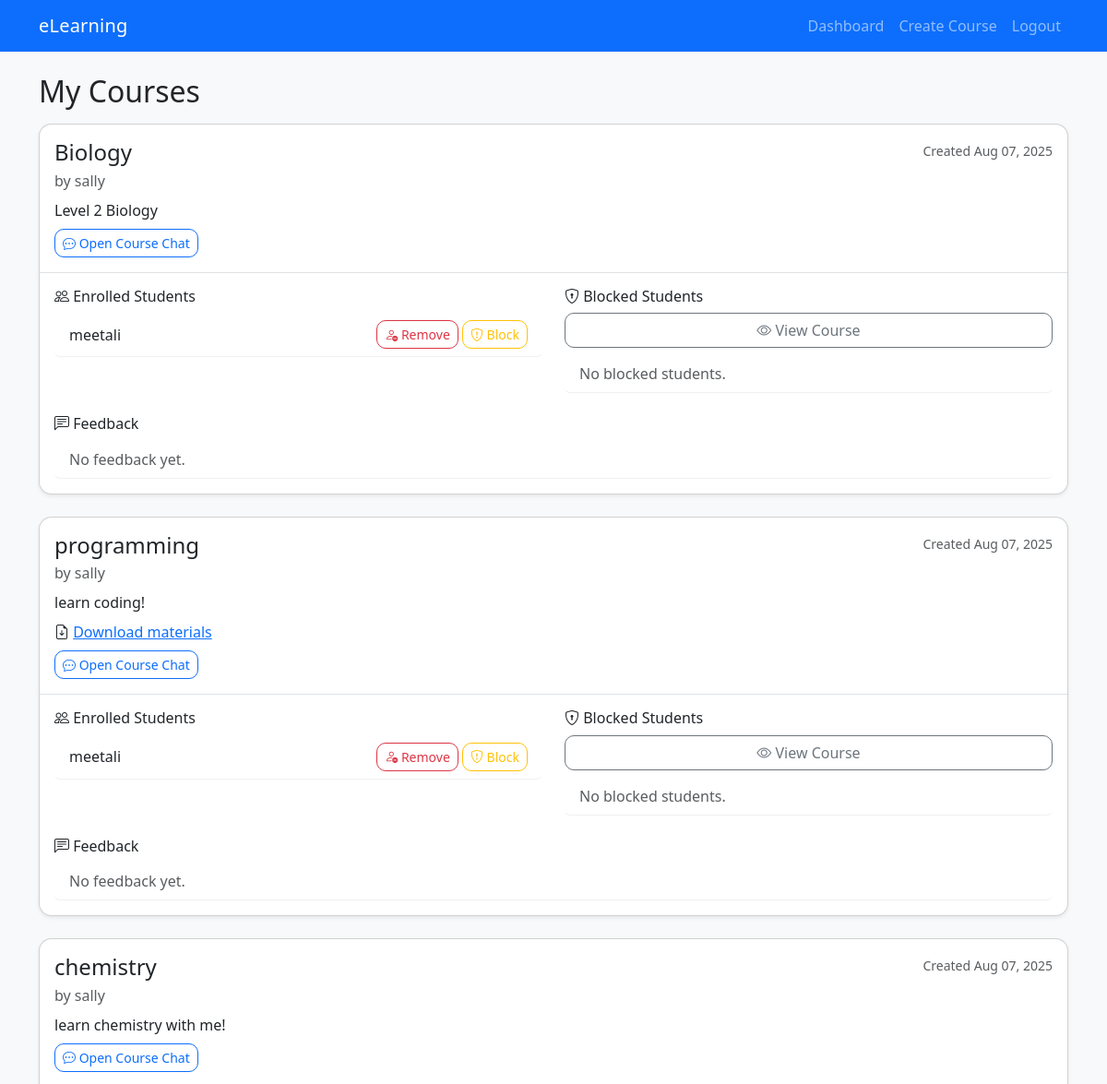
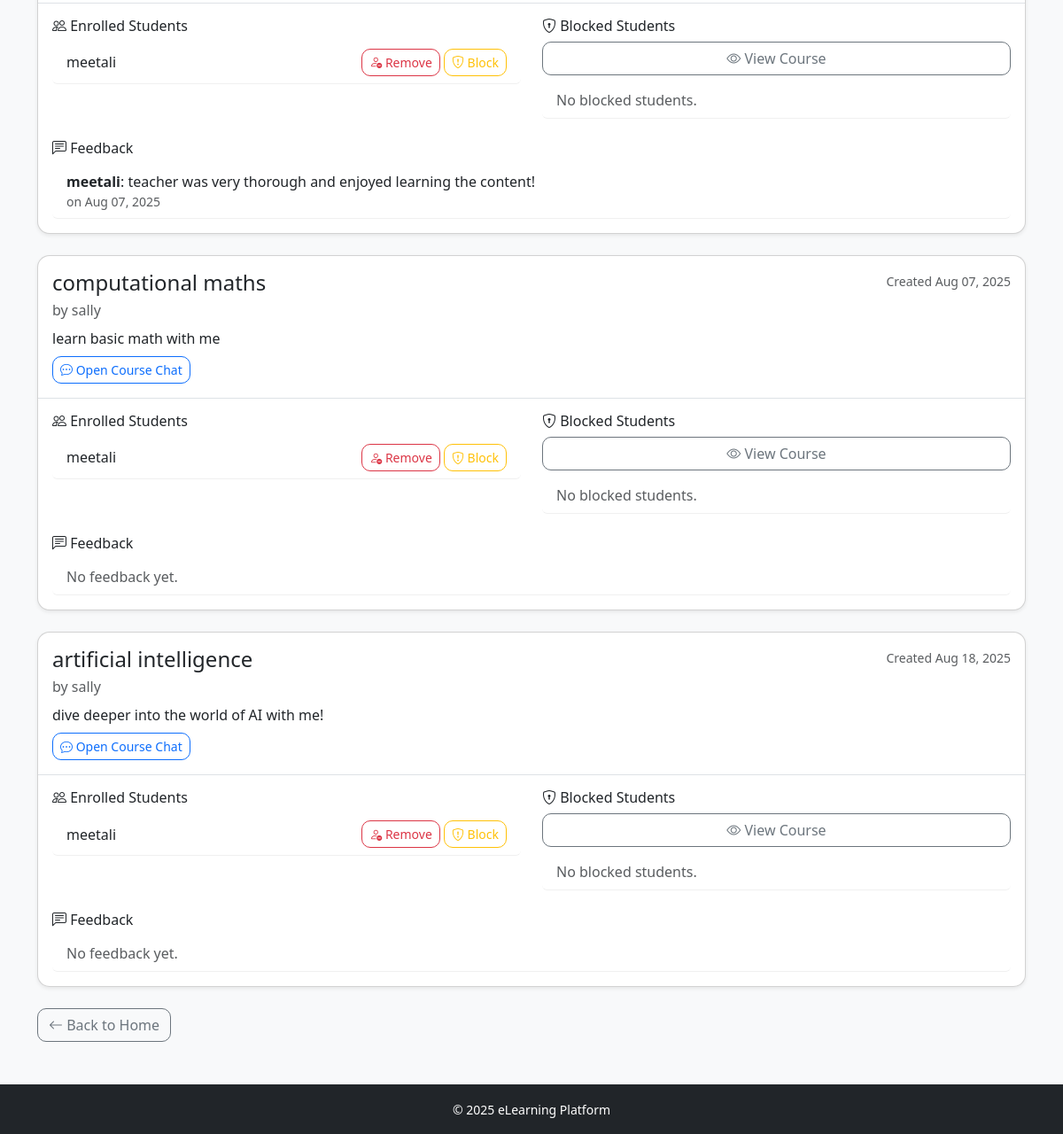
Screenshot of /courses/my/ (signed in) with the database file from the repository (2 pictures, top to bottom).
### core/models.py (models this page shows, shortened)
class Course(models.Model):
    title = models.CharField(max_length=200)
    description = models.TextField()
    teacher = models.ForeignKey(User, on_delete=models.CASCADE, related_name='courses')
    materials = models.FileField(upload_to='course_materials/', blank=True, null=True)
    created_at = models.DateTimeField(auto_now_add=True)

class User(AbstractUser):
    is_teacher = models.BooleanField(default=False)
    photo = models.ImageField(upload_to='profile_photos/', blank=True, null=True)

class Enrollment(models.Model):
    student = models.ForeignKey(User, on_delete=models.CASCADE, related_name='enrollments')
    course = models.ForeignKey(Course, on_delete=models.CASCADE, related_name='enrollments')
    enrolled_at = models.DateTimeField(auto_now_add=True)
    class Meta:
        unique_together = ['student', 'course']

class Feedback(models.Model):
    course = models.ForeignKey(Course, on_delete=models.CASCADE, related_name='feedbacks')
    student = models.ForeignKey(User, on_delete=models.CASCADE)
    text = models.TextField()
    created_at = models.DateTimeField(auto_now_add=True)

### core/views.py (the view)
# urls.py: path('courses/my/', views.my_courses, name='my_courses'),
@login_required
def my_courses(request):
    if request.user.is_teacher:
        courses = Course.objects.filter(teacher=request.user).prefetch_related('enrollments__student')
    else:
        courses = [en.course for en in Enrollment.objects.filter(student=request.user)]
    return render(request, 'core/my_courses.html', {'courses': courses})

### core/templates/core/my_courses.html (shortened to what this page needs)
{% extends 'base.html' %}
{% block content %}
<h2 class="mb-3">My Courses</h2>
{% if courses %}
  <div class="row g-4">
    {% for course in courses %}
      <div class="col-12">
        <div class="card shadow-sm">
          <div class="card-body">
            <div class="d-flex justify-content-between align-items-start gap-3">
              <div>
                <h4 class="card-title mb-1">{{ course.title }}</h4>
                <p class="text-muted mb-2">by {{ course.teacher.username }}</p>
                <p class="mb-2">{{ course.description }}</p>
                {% if course.materials %}
                  <p class="mb-2">
                    <i class="bi bi-file-earmark-arrow-down"></i>
                    <a href="{{ course.materials.url }}" download>Download materials</a>
                  </p>
                {% endif %}
                <p class="mb-0">
                  <a href="{% url 'course_chat' course.id %}" class="btn btn-outline-primary btn-sm">
                    <i class="bi bi-chat-dots"></i> Open Course Chat
                  </a>
                </p>
              </div>
              <div class="text-end">
                <small class="text-muted">Created {{ course.created_at|date:"M d, Y" }}</small>
              </div>
            </div>
          </div>
          {% if user.is_teacher %}
          <div class="card-body border-top">
            <div class="row">
              <div class="col-md-6">
                <h6 class="mb-2"><i class="bi bi-people"></i> Enrolled Students</h6>
                <ul class="list-group">
                  {% for enrolment in course.enrollments.all %}
                    <li class="list-group-item d-flex justify-content-between align-items-center">
                      <span>{{ enrolment.student.username }}</span>
                      <span>
                        <form method="post" action="{% url 'remove_student' course.id enrolment.student.id %}" class="d-inline">
                          <button class="btn btn-sm btn-outline-danger" onclick="return confirm('Remove this student?')">
                            <i class="bi bi-person-dash"></i> Remove
                          </button>
                        </form>
                        <form method="post" action="{% url 'block_student' course.id enrolment.student.id %}" class="d-inline">
                          <button class="btn btn-sm btn-outline-warning" onclick="return confirm('Block this student and remove from course?')">
                            <i class="bi bi-shield-exclamation"></i> Block
                          </button>
                        </form>
                      </span>
                    </li>
                  {% empty %}
                    <li class="list-group-item text-muted">No students enrolled yet.</li>
                  {% endfor %}
                </ul>
              </div>
              <div class="col-md-6 mt-4 mt-md-0">
                <h6 class="mb-2"><i class="bi bi-shield-lock"></i> Blocked Students</h6>
                <ul class="list-group">
                  <a href="{% url 'course_detail' course.id %}" class="btn btn-outline-secondary w-100 mb-2">
                    <i class="bi bi-eye"></i> View Course
                  </a>
                  {% for bl in course.blocks.all %}
                    <li class="list-group-item d-flex justify-content-between align-items-center">
                      <span>{{ bl.student.username }}</span>
                      <form method="post" action="{% url 'unblock_student' course.id bl.student.id %}" class="d-inline">
                        {% csrf_token %}
                        <button class="btn btn-sm btn-outline-success">
                          <i class="bi bi-unlock"></i> Unblock
                        </button>
                      </form>
                    </li>
                  {% empty %}
                    <li class="list-group-item text-muted">No blocked students.</li>
                  {% endfor %}
                </ul>
              </div>
            </div>
            <div class="mt-4">
              <h6 class="mb-2"><i class="bi bi-chat-left-text"></i> Feedback</h6>
              <ul class="list-group">
                {% for fb in course.feedbacks.all %}
                  <li class="list-group-item">
                    <strong>{{ fb.student.username }}</strong>: {{ fb.text }}
                    <small class="text-muted d-block">on {{ fb.created_at|date:"M d, Y" }}</small>
                  </li>
                {% empty %}
                  <li class="list-group-item text-muted">No feedback yet.</li>
                {% endfor %}
              </ul>
            </div>
          </div>
          {% endif %}
        </div>
      </div>
    {% endfor %}
  </div>
{% else %}
  <div class="alert alert-info">You have no courses yet.</div>
{% endif %}
<div class="mt-4">
  <a href="{% url 'home' %}" class="btn btn-outline-secondary"><i class="bi bi-arrow-left"></i> Back to Home</a>
</div>
{% endblock %}

### core/static/css/style.css (style rules this page uses)
:root { --radius: 14px; }
.card { border-radius: var(--radius); overflow: hidden; }
.form-control, .form-select, .btn { border-radius: 10px; }
.list-group-item { border: 0; border-bottom: 1px solid rgba(0,0,0,.06); }

### rows the page displays
Course: title "Biology", teacher.username "sally", description "Level 2 Biology", created_at "Aug 07, 2025"
Enrollment: student.username "meetali"
Course: title "programming", teacher.username "sally", description "learn coding!", created_at "Aug 07, 2025"
Enrollment: student.username "meetali"
Course: title "chemistry", teacher.username "sally", description "learn chemistry with me!", created_at "Aug 07, 2025"
Enrollment: student.username "meetali"
Feedback: student.username "meetali", text "teacher was very thorough and enjoyed learning the content!", created_at "Aug 07, 2025"
Course: title "computational maths", teacher.username "sally", description "learn basic math with me", created_at "Aug 07, 2025"
Enrollment: student.username "meetali"
Course: title "artificial intelligence", teacher.username "sally", description "dive deeper into the world of AI with me!", created_at "Aug 18, 2025"
Enrollment: student.username "meetali"
